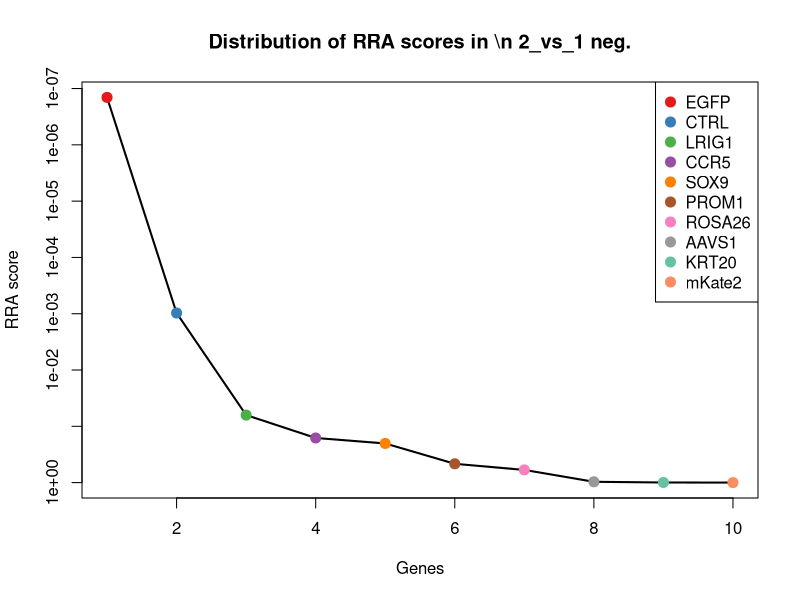
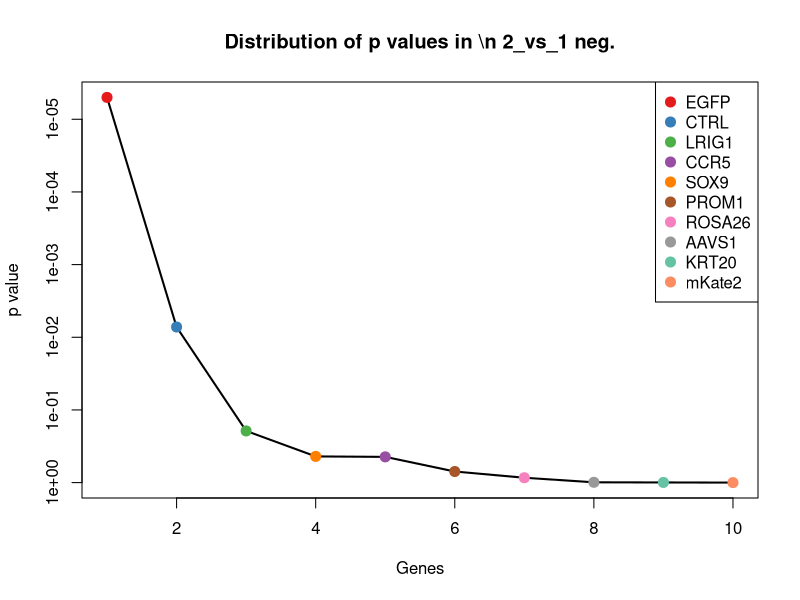
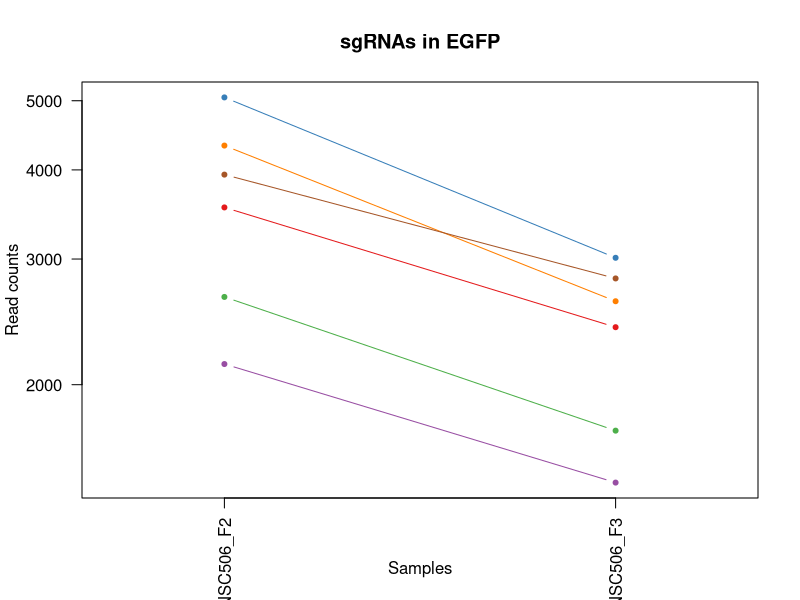
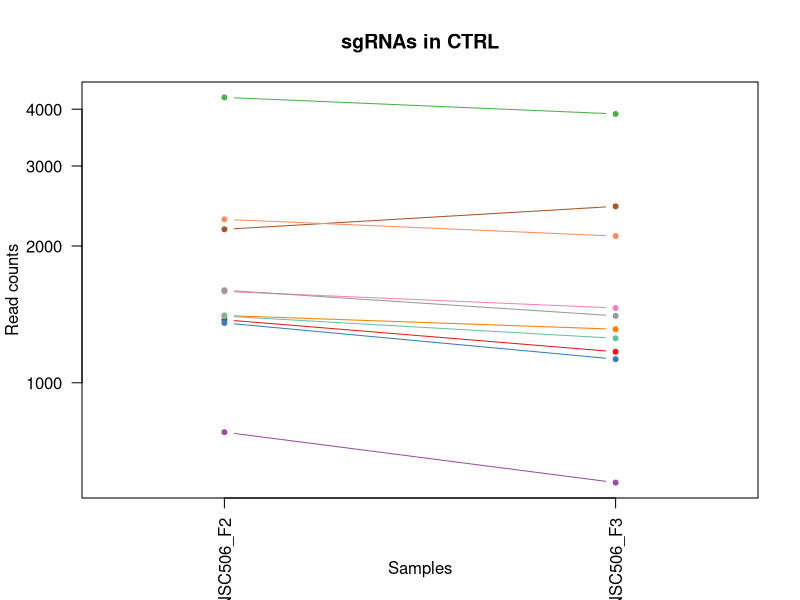
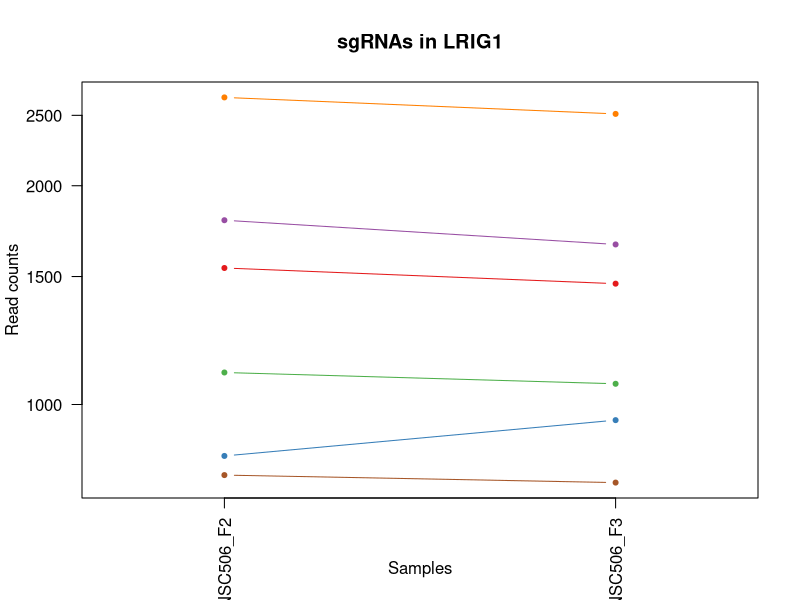
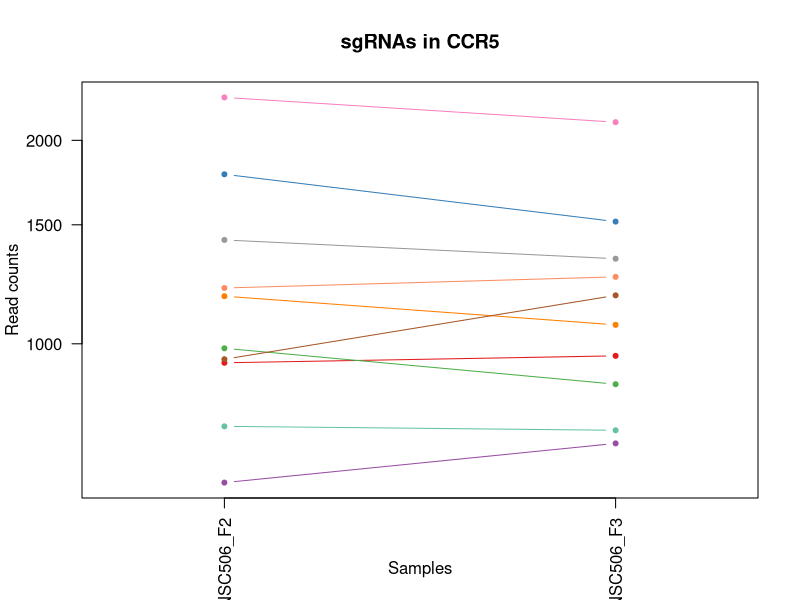
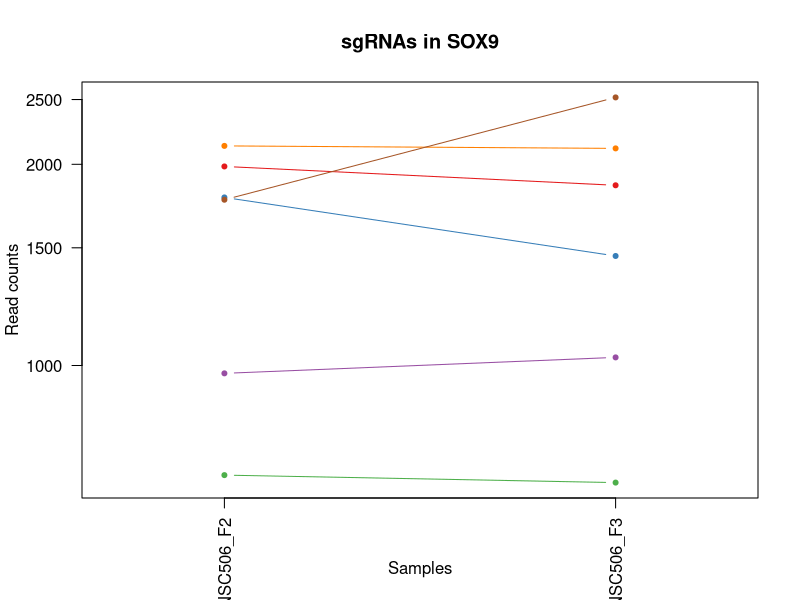
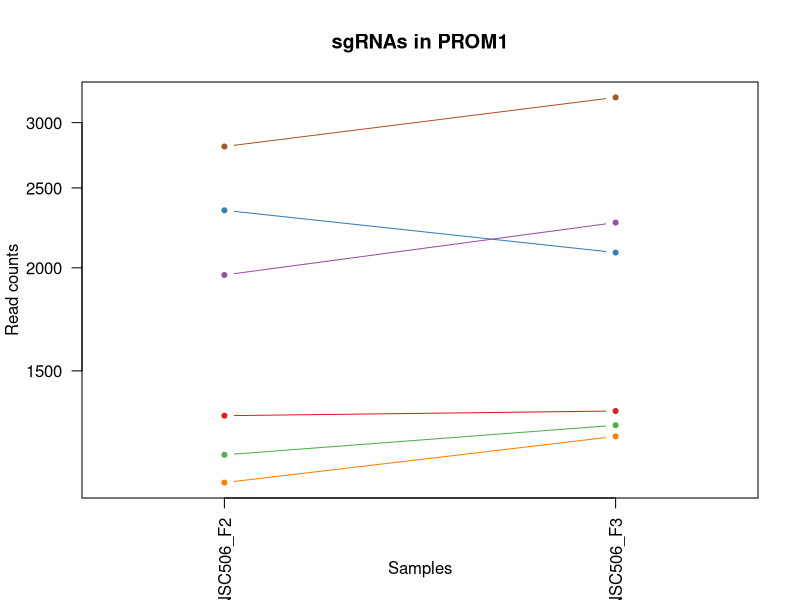

The R source for these figures, in order: (Note: this script raises an error after producing the figures.)
pdf(file='S6A_c1_t2.pdf',width=4.5,height=4.5);
gstable=read.table('S6A_c1_t2.gene_summary.txt',header=T)
# 
#
# parameters
# Do not modify the variables beginning with "__"

# gstablename='__GENE_SUMMARY_FILE__'
startindex=3
# outputfile='__OUTPUT_FILE__'
targetgenelist=c("EGFP","CTRL","LRIG1","CCR5","SOX9","PROM1","ROSA26","AAVS1","KRT20","mKate2")
# samplelabel=sub('.\\w+.\\w+$','',colnames(gstable)[startindex]);
samplelabel='2_vs_1 neg.'


# You need to write some codes in front of this code:
# gstable=read.table(gstablename,header=T)
# pdf(file=outputfile,width=6,height=6)


# set up color using RColorBrewer
#library(RColorBrewer)
#colors <- brewer.pal(length(targetgenelist), "Set1")

colors=c( "#E41A1C", "#377EB8", "#4DAF4A", "#984EA3", "#FF7F00",  "#A65628", "#F781BF",
          "#999999", "#66C2A5", "#FC8D62", "#8DA0CB", "#E78AC3", "#A6D854", "#FFD92F", "#E5C494", "#B3B3B3", 
          "#8DD3C7", "#FFFFB3", "#BEBADA", "#FB8072", "#80B1D3", "#FDB462", "#B3DE69", "#FCCDE5",
          "#D9D9D9", "#BC80BD", "#CCEBC5", "#FFED6F")

######
# function definition

plotrankedvalues<-function(val, tglist, ...){
  
  plot(val,log='y',ylim=c(max(val),min(val)),type='l',lwd=2, ...)
  if(length(tglist)>0){
    for(i in 1:length(tglist)){
      targetgene=tglist[i];
      tx=which(names(val)==targetgene);ty=val[targetgene];
      points(tx,ty,col=colors[(i %% length(colors)) ],cex=2,pch=20)
      # text(tx+50,ty,targetgene,col=colors[i])
    }
    legend('topright',tglist,pch=20,pt.cex = 2,cex=1,col=colors)
  }
}



plotrandvalues<-function(val,targetgenelist, ...){
  # choose the one with the best distance distribution
  
  mindiffvalue=0;
  randval=val;
  for(i in 1:20){
    randval0=sample(val)
    vindex=sort(which(names(randval0) %in% targetgenelist))
    if(max(vindex)>0.9*length(val)){
      # print('pass...')
      next;
    }
    mindiffind=min(diff(vindex));
    if (mindiffind > mindiffvalue){
      mindiffvalue=mindiffind;
      randval=randval0;
      # print(paste('Diff: ',mindiffvalue))
    }
  }
  plot(randval,log='y',ylim=c(max(randval),min(randval)),pch=20,col='grey', ...)
  
  if(length(targetgenelist)>0){
    for(i in 1:length(targetgenelist)){
      targetgene=targetgenelist[i];
      tx=which(names(randval)==targetgene);ty=randval[targetgene];
      points(tx,ty,col=colors[(i %% length(colors)) ],cex=2,pch=20)
      text(tx+50,ty,targetgene,col=colors[i])
    }
  }
  
}




# set.seed(1235)



pvec=gstable[,startindex]
names(pvec)=gstable[,'id']
pvec=sort(pvec);

plotrankedvalues(pvec,targetgenelist,xlab='Genes',ylab='RRA score',main=paste('Distribution of RRA scores in \\n',samplelabel))

# plotrandvalues(pvec,targetgenelist,xlab='Genes',ylab='RRA score',main=paste('Distribution of RRA scores in \\n',samplelabel))


pvec=gstable[,startindex+1]
names(pvec)=gstable[,'id']
pvec=sort(pvec);

plotrankedvalues(pvec,targetgenelist,xlab='Genes',ylab='p value',main=paste('Distribution of p values in \\n',samplelabel))

# plotrandvalues(pvec,targetgenelist,xlab='Genes',ylab='p value',main=paste('Distribution of p values in \\n',samplelabel))



# you need to write after this code:
# dev.off()






# parameters
# Do not modify the variables beginning with "__"
targetmat=list(c(3542.7102927715323,2406.8047076984267),c(5052.991296947854,3011.1207134942656),c(2653.7418690465975,1723.4627626831323),c(2136.85894547899,1457.3312908999649),c(4325.493939328928,2617.1531635619785),c(3938.4899167596327,2817.042303940602))
targetgene="EGFP"
collabel=c("S42_MNSC506_F2","S43_MNSC506_F3")

# set up color using RColorBrewer
#library(RColorBrewer)
#colors <- brewer.pal(length(targetgenelist), "Set1")

colors=c( "#E41A1C", "#377EB8", "#4DAF4A", "#984EA3", "#FF7F00",  "#A65628", "#F781BF",
          "#999999", "#66C2A5", "#FC8D62", "#8DA0CB", "#E78AC3", "#A6D854", "#FFD92F", "#E5C494", "#B3B3B3", 
          "#8DD3C7", "#FFFFB3", "#BEBADA", "#FB8072", "#80B1D3", "#FDB462", "#B3DE69", "#FCCDE5",
          "#D9D9D9", "#BC80BD", "#CCEBC5", "#FFED6F")


## code

targetmatvec=unlist(targetmat)+1
yrange=range(targetmatvec[targetmatvec>0]);
# yrange[1]=1; # set the minimum value to 1
for(i in 1:length(targetmat)){
  vali=targetmat[[i]]+1;
  if(i==1){
    plot(1:length(vali),vali,type='b',las=1,pch=20,main=paste('sgRNAs in',targetgene),ylab='Read counts',xlab='Samples',xlim=c(0.7,length(vali)+0.3),ylim = yrange,col=colors[(i %% length(colors))],xaxt='n',log='y')
    axis(1,at=1:length(vali),labels=(collabel),las=2)
    # lines(0:100,rep(1,101),col='black');
  }else{
    lines(1:length(vali),vali,type='b',pch=20,col=colors[(i %% length(colors))])
  }
}




# parameters
# Do not modify the variables beginning with "__"
targetmat=list(c(1375.1367423267257,1169.1190419819495),c(1353.1977387797133,1126.1196338772456),c(4245.6359664178035,3904.8111143731116),c(777.5182857061129,601.9917134658547),c(1404.9737871506622,1310.9008741109733),c(2175.4715917217313,2443.993384978171),c(1587.5062966618038,1459.655583229949),c(1597.1594582224893,1402.7104211453411),c(1400.5859864412598,1251.6314196963813),c(2287.7992898824336,2102.3224124705234))
targetgene="CTRL"
collabel=c("S42_MNSC506_F2","S43_MNSC506_F3")

# set up color using RColorBrewer
#library(RColorBrewer)
#colors <- brewer.pal(length(targetgenelist), "Set1")

colors=c( "#E41A1C", "#377EB8", "#4DAF4A", "#984EA3", "#FF7F00",  "#A65628", "#F781BF",
          "#999999", "#66C2A5", "#FC8D62", "#8DA0CB", "#E78AC3", "#A6D854", "#FFD92F", "#E5C494", "#B3B3B3", 
          "#8DD3C7", "#FFFFB3", "#BEBADA", "#FB8072", "#80B1D3", "#FDB462", "#B3DE69", "#FCCDE5",
          "#D9D9D9", "#BC80BD", "#CCEBC5", "#FFED6F")


## code

targetmatvec=unlist(targetmat)+1
yrange=range(targetmatvec[targetmatvec>0]);
# yrange[1]=1; # set the minimum value to 1
for(i in 1:length(targetmat)){
  vali=targetmat[[i]]+1;
  if(i==1){
    plot(1:length(vali),vali,type='b',las=1,pch=20,main=paste('sgRNAs in',targetgene),ylab='Read counts',xlab='Samples',xlim=c(0.7,length(vali)+0.3),ylim = yrange,col=colors[(i %% length(colors))],xaxt='n',log='y')
    axis(1,at=1:length(vali),labels=(collabel),las=2)
    # lines(0:100,rep(1,101),col='black');
  }else{
    lines(1:length(vali),vali,type='b',pch=20,col=colors[(i %% length(colors))])
  }
}




# parameters
# Do not modify the variables beginning with "__"
targetmat=list(c(1540.1180490002575,1465.466314054909),c(848.6006571984325,950.6355629634539),c(1105.7257787694157,1066.8501794626536),c(1791.9778097199578,1659.5447236085724),c(2644.9662676277926,2510.2357163827146),c(798.5797291112447,779.8000767096304))
targetgene="LRIG1"
collabel=c("S42_MNSC506_F2","S43_MNSC506_F3")

# set up color using RColorBrewer
#library(RColorBrewer)
#colors <- brewer.pal(length(targetgenelist), "Set1")

colors=c( "#E41A1C", "#377EB8", "#4DAF4A", "#984EA3", "#FF7F00",  "#A65628", "#F781BF",
          "#999999", "#66C2A5", "#FC8D62", "#8DA0CB", "#E78AC3", "#A6D854", "#FFD92F", "#E5C494", "#B3B3B3", 
          "#8DD3C7", "#FFFFB3", "#BEBADA", "#FB8072", "#80B1D3", "#FDB462", "#B3DE69", "#FCCDE5",
          "#D9D9D9", "#BC80BD", "#CCEBC5", "#FFED6F")


## code

targetmatvec=unlist(targetmat)+1
yrange=range(targetmatvec[targetmatvec>0]);
# yrange[1]=1; # set the minimum value to 1
for(i in 1:length(targetmat)){
  vali=targetmat[[i]]+1;
  if(i==1){
    plot(1:length(vali),vali,type='b',las=1,pch=20,main=paste('sgRNAs in',targetgene),ylab='Read counts',xlab='Samples',xlim=c(0.7,length(vali)+0.3),ylim = yrange,col=colors[(i %% length(colors))],xaxt='n',log='y')
    axis(1,at=1:length(vali),labels=(collabel),las=2)
    # lines(0:100,rep(1,101),col='black');
  }else{
    lines(1:length(vali),vali,type='b',pch=20,col=colors[(i %% length(colors))])
  }
}




# parameters
# Do not modify the variables beginning with "__"
targetmat=list(c(936.3566713864814,958.770586118398),c(1780.5695278755113,1515.4385991495649),c(983.7449190480277,870.4474775790061),c(622.1901405932664,711.2334529751025),c(1175.0530299779741,1065.6880332976618),c(947.7649532309276,1178.4162113018856),c(2314.126094138848,2126.7274819353556),c(1423.4025501301526,1335.3059435758053),c(753.8241618753397,743.7735455948784),c(1208.4003153694327,1255.1178581913573))
targetgene="CCR5"
collabel=c("S42_MNSC506_F2","S43_MNSC506_F3")

# set up color using RColorBrewer
#library(RColorBrewer)
#colors <- brewer.pal(length(targetgenelist), "Set1")

colors=c( "#E41A1C", "#377EB8", "#4DAF4A", "#984EA3", "#FF7F00",  "#A65628", "#F781BF",
          "#999999", "#66C2A5", "#FC8D62", "#8DA0CB", "#E78AC3", "#A6D854", "#FFD92F", "#E5C494", "#B3B3B3", 
          "#8DD3C7", "#FFFFB3", "#BEBADA", "#FB8072", "#80B1D3", "#FDB462", "#B3DE69", "#FCCDE5",
          "#D9D9D9", "#BC80BD", "#CCEBC5", "#FFED6F")


## code

targetmatvec=unlist(targetmat)+1
yrange=range(targetmatvec[targetmatvec>0]);
# yrange[1]=1; # set the minimum value to 1
for(i in 1:length(targetmat)){
  vali=targetmat[[i]]+1;
  if(i==1){
    plot(1:length(vali),vali,type='b',las=1,pch=20,main=paste('sgRNAs in',targetgene),ylab='Read counts',xlab='Samples',xlim=c(0.7,length(vali)+0.3),ylim = yrange,col=colors[(i %% length(colors))],xaxt='n',log='y')
    axis(1,at=1:length(vali),labels=(collabel),las=2)
    # lines(0:100,rep(1,101),col='black');
  }else{
    lines(1:length(vali),vali,type='b',pch=20,col=colors[(i %% length(colors))])
  }
}




# parameters
# Do not modify the variables beginning with "__"
targetmat=list(c(1984.1634807917847,1859.433863987196),c(1783.2022083011527,1457.3312908999649),c(684.4969106667811,667.0718987054066),c(972.3366372035814,1027.3372098529258),c(2129.838464343946,2111.6195817904595),c(1769.161246031065,2517.2085933726667))
targetgene="SOX9"
collabel=c("S42_MNSC506_F2","S43_MNSC506_F3")

# set up color using RColorBrewer
#library(RColorBrewer)
#colors <- brewer.pal(length(targetgenelist), "Set1")

colors=c( "#E41A1C", "#377EB8", "#4DAF4A", "#984EA3", "#FF7F00",  "#A65628", "#F781BF",
          "#999999", "#66C2A5", "#FC8D62", "#8DA0CB", "#E78AC3", "#A6D854", "#FFD92F", "#E5C494", "#B3B3B3", 
          "#8DD3C7", "#FFFFB3", "#BEBADA", "#FB8072", "#80B1D3", "#FDB462", "#B3DE69", "#FCCDE5",
          "#D9D9D9", "#BC80BD", "#CCEBC5", "#FFED6F")


## code

targetmatvec=unlist(targetmat)+1
yrange=range(targetmatvec[targetmatvec>0]);
# yrange[1]=1; # set the minimum value to 1
for(i in 1:length(targetmat)){
  vali=targetmat[[i]]+1;
  if(i==1){
    plot(1:length(vali),vali,type='b',las=1,pch=20,main=paste('sgRNAs in',targetgene),ylab='Read counts',xlab='Samples',xlim=c(0.7,length(vali)+0.3),ylim = yrange,col=colors[(i %% length(colors))],xaxt='n',log='y')
    axis(1,at=1:length(vali),labels=(collabel),las=2)
    # lines(0:100,rep(1,101),col='black');
  }else{
    lines(1:length(vali),vali,type='b',pch=20,col=colors[(i %% length(colors))])
  }
}




# parameters
# Do not modify the variables beginning with "__"
targetmat=list(c(1322.4831338138963,1339.954528235773),c(2347.473379530307,2086.0523661606358),c(1185.58375168054,1287.6579508111333),c(1959.591796819131,2268.509314064379),c(1096.9501773506108,1248.1449812014052),c(2805.559773591922,3217.982730862841))
targetgene="PROM1"
collabel=c("S42_MNSC506_F2","S43_MNSC506_F3")

# set up color using RColorBrewer
#library(RColorBrewer)
#colors <- brewer.pal(length(targetgenelist), "Set1")

colors=c( "#E41A1C", "#377EB8", "#4DAF4A", "#984EA3", "#FF7F00",  "#A65628", "#F781BF",
          "#999999", "#66C2A5", "#FC8D62", "#8DA0CB", "#E78AC3", "#A6D854", "#FFD92F", "#E5C494", "#B3B3B3", 
          "#8DD3C7", "#FFFFB3", "#BEBADA", "#FB8072", "#80B1D3", "#FDB462", "#B3DE69", "#FCCDE5",
          "#D9D9D9", "#BC80BD", "#CCEBC5", "#FFED6F")


## code

targetmatvec=unlist(targetmat)+1
yrange=range(targetmatvec[targetmatvec>0]);
# yrange[1]=1; # set the minimum value to 1
for(i in 1:length(targetmat)){
  vali=targetmat[[i]]+1;
  if(i==1){
    plot(1:length(vali),vali,type='b',las=1,pch=20,main=paste('sgRNAs in',targetgene),ylab='Read counts',xlab='Samples',xlim=c(0.7,length(vali)+0.3),ylim = yrange,col=colors[(i %% length(colors))],xaxt='n',log='y')
    axis(1,at=1:length(vali),labels=(collabel),las=2)
    # lines(0:100,rep(1,101),col='black');
  }else{
    lines(1:length(vali),vali,type='b',pch=20,col=colors[(i %% length(colors))])
  }
}




# parameters
# Do not modify the variables beginning with "__"
targetmat=list(c(4111.369264710089,4378.966749689846),c(1965.7347178122945,1826.8937713674202),c(1699.8339948225064,2146.4839667402193),c(1453.2395949540892,1617.7074616688606),c(1104.848218627535,1294.6308278010852),c(2062.2663334191484,1815.2723097175),c(1571.7102141079552,1675.8147699184603),c(1296.1563295574817,1173.7676266419176),c(501.086841013759,522.9657742463988),c(1214.5432363625962,1435.250513765117))
targetgene="ROSA26"
collabel=c("S42_MNSC506_F2","S43_MNSC506_F3")

# set up color using RColorBrewer
#library(RColorBrewer)
#colors <- brewer.pal(length(targetgenelist), "Set1")

colors=c( "#E41A1C", "#377EB8", "#4DAF4A", "#984EA3", "#FF7F00",  "#A65628", "#F781BF",
          "#999999", "#66C2A5", "#FC8D62", "#8DA0CB", "#E78AC3", "#A6D854", "#FFD92F", "#E5C494", "#B3B3B3", 
          "#8DD3C7", "#FFFFB3", "#BEBADA", "#FB8072", "#80B1D3", "#FDB462", "#B3DE69", "#FCCDE5",
          "#D9D9D9", "#BC80BD", "#CCEBC5", "#FFED6F")


## code

targetmatvec=unlist(targetmat)+1
yrange=range(targetmatvec[targetmatvec>0]);
# yrange[1]=1; # set the minimum value to 1
for(i in 1:length(targetmat)){
  vali=targetmat[[i]]+1;
  if(i==1){
    plot(1:length(vali),vali,type='b',las=1,pch=20,main=paste('sgRNAs in',targetgene),ylab='Read counts',xlab='Samples',xlim=c(0.7,length(vali)+0.3),ylim = yrange,col=colors[(i %% length(colors))],xaxt='n',log='y')
    axis(1,at=1:length(vali),labels=(collabel),las=2)
    # lines(0:100,rep(1,101),col='black');
  }else{
    lines(1:length(vali),vali,type='b',pch=20,col=colors[(i %% length(colors))])
  }
}




# parameters
# Do not modify the variables beginning with "__"
targetmat=list(c(1482.1990796361451,1690.9226700633565),c(1577.8531351011184,1482.8985065297888),c(1040.7863282702594,1150.5247033420776),c(635.3535427214738,743.7735455948784),c(1181.1959509711376,1224.9020579015653),c(445.8005520752882,488.10138929663896),c(902.1318258531422,958.770586118398),c(1772.6714865985869,2146.4839667402193),c(452.82103321033213,550.8572822062068),c(800.3348493950056,757.7192995747824))
targetgene="AAVS1"
collabel=c("S42_MNSC506_F2","S43_MNSC506_F3")

# set up color using RColorBrewer
#library(RColorBrewer)
#colors <- brewer.pal(length(targetgenelist), "Set1")

colors=c( "#E41A1C", "#377EB8", "#4DAF4A", "#984EA3", "#FF7F00",  "#A65628", "#F781BF",
          "#999999", "#66C2A5", "#FC8D62", "#8DA0CB", "#E78AC3", "#A6D854", "#FFD92F", "#E5C494", "#B3B3B3", 
          "#8DD3C7", "#FFFFB3", "#BEBADA", "#FB8072", "#80B1D3", "#FDB462", "#B3DE69", "#FCCDE5",
          "#D9D9D9", "#BC80BD", "#CCEBC5", "#FFED6F")


## code

targetmatvec=unlist(targetmat)+1
yrange=range(targetmatvec[targetmatvec>0]);
# yrange[1]=1; # set the minimum value to 1
for(i in 1:length(targetmat)){
  vali=targetmat[[i]]+1;
  if(i==1){
    plot(1:length(vali),vali,type='b',las=1,pch=20,main=paste('sgRNAs in',targetgene),ylab='Read counts',xlab='Samples',xlim=c(0.7,length(vali)+0.3),ylim = yrange,col=colors[(i %% length(colors))],xaxt='n',log='y')
    axis(1,at=1:length(vali),labels=(collabel),las=2)
    # lines(0:100,rep(1,101),col='black');
  }else{
    lines(1:length(vali),vali,type='b',pch=20,col=colors[(i %% length(colors))])
  }
}




# parameters
# Do not modify the variables beginning with "__"
targetmat=list(c(991.6429603249521,1403.872567310333),c(1438.3210725421209,1886.163225782012),c(1301.4216904087646,1394.575397990397),c(627.4555014445493,744.9356917598705),c(2087.7155775336823,2735.692072391162),c(900.3767055693813,1228.3884963965413))
targetgene="KRT20"
collabel=c("S42_MNSC506_F2","S43_MNSC506_F3")

# set up color using RColorBrewer
#library(RColorBrewer)
#colors <- brewer.pal(length(targetgenelist), "Set1")

colors=c( "#E41A1C", "#377EB8", "#4DAF4A", "#984EA3", "#FF7F00",  "#A65628", "#F781BF",
          "#999999", "#66C2A5", "#FC8D62", "#8DA0CB", "#E78AC3", "#A6D854", "#FFD92F", "#E5C494", "#B3B3B3", 
          "#8DD3C7", "#FFFFB3", "#BEBADA", "#FB8072", "#80B1D3", "#FDB462", "#B3DE69", "#FCCDE5",
          "#D9D9D9", "#BC80BD", "#CCEBC5", "#FFED6F")


## code

targetmatvec=unlist(targetmat)+1
yrange=range(targetmatvec[targetmatvec>0]);
# yrange[1]=1; # set the minimum value to 1
for(i in 1:length(targetmat)){
  vali=targetmat[[i]]+1;
  if(i==1){
    plot(1:length(vali),vali,type='b',las=1,pch=20,main=paste('sgRNAs in',targetgene),ylab='Read counts',xlab='Samples',xlim=c(0.7,length(vali)+0.3),ylim = yrange,col=colors[(i %% length(colors))],xaxt='n',log='y')
    axis(1,at=1:length(vali),labels=(collabel),las=2)
    # lines(0:100,rep(1,101),col='black');
  }else{
    lines(1:length(vali),vali,type='b',pch=20,col=colors[(i %% length(colors))])
  }
}




# parameters
# Do not modify the variables beginning with "__"
targetmat=list(c(1039.908768128379,1805.9751403975642),c(1198.7471538087475,2306.8601375091152),c(1187.338871964301,2050.0258350458835),c(958.2956749334935,1284.1715123161573),c(847.723097056552,1635.1396541437405),c(2092.103378243085,3068.0658755788736))
targetgene="mKate2"
collabel=c("S42_MNSC506_F2","S43_MNSC506_F3")

# set up color using RColorBrewer
#library(RColorBrewer)
#colors <- brewer.pal(length(targetgenelist), "Set1")

colors=c( "#E41A1C", "#377EB8", "#4DAF4A", "#984EA3", "#FF7F00",  "#A65628", "#F781BF",
          "#999999", "#66C2A5", "#FC8D62", "#8DA0CB", "#E78AC3", "#A6D854", "#FFD92F", "#E5C494", "#B3B3B3", 
          "#8DD3C7", "#FFFFB3", "#BEBADA", "#FB8072", "#80B1D3", "#FDB462", "#B3DE69", "#FCCDE5",
          "#D9D9D9", "#BC80BD", "#CCEBC5", "#FFED6F")


## code

targetmatvec=unlist(targetmat)+1
yrange=range(targetmatvec[targetmatvec>0]);
# yrange[1]=1; # set the minimum value to 1
for(i in 1:length(targetmat)){
  vali=targetmat[[i]]+1;
  if(i==1){
    plot(1:length(vali),vali,type='b',las=1,pch=20,main=paste('sgRNAs in',targetgene),ylab='Read counts',xlab='Samples',xlim=c(0.7,length(vali)+0.3),ylim = yrange,col=colors[(i %% length(colors))],xaxt='n',log='y')
    axis(1,at=1:length(vali),labels=(collabel),las=2)
    # lines(0:100,rep(1,101),col='black');
  }else{
    lines(1:length(vali),vali,type='b',pch=20,col=colors[(i %% length(colors))])
  }
}



# 
#
# parameters
# Do not modify the variables beginning with "__"

# gstablename='__GENE_SUMMARY_FILE__'
startindex=9
# outputfile='__OUTPUT_FILE__'
targetgenelist=c("mKate2","KRT20","SOX9","AAVS1","CCR5","PROM1","LRIG1","ROSA26","CTRL","EGFP")
# samplelabel=sub('.\\w+.\\w+$','',colnames(gstable)[startindex]);
samplelabel='2_vs_1 pos.'


# You need to write some codes in front of this code:
# gstable=read.table(gstablename,header=T)
# pdf(file=outputfile,width=6,height=6)


# set up color using RColorBrewer
#library(RColorBrewer)
#colors <- brewer.pal(length(targetgenelist), "Set1")

colors=c( "#E41A1C", "#377EB8", "#4DAF4A", "#984EA3", "#FF7F00",  "#A65628", "#F781BF",
          "#999999", "#66C2A5", "#FC8D62", "#8DA0CB", "#E78AC3", "#A6D854", "#FFD92F", "#E5C494", "#B3B3B3", 
          "#8DD3C7", "#FFFFB3", "#BEBADA", "#FB8072", "#80B1D3", "#FDB462", "#B3DE69", "#FCCDE5",
          "#D9D9D9", "#BC80BD", "#CCEBC5", "#FFED6F")

######
# function definition

plotrankedvalues<-function(val, tglist, ...){
  
  plot(val,log='y',ylim=c(max(val),min(val)),type='l',lwd=2, ...)
  if(length(tglist)>0){
    for(i in 1:length(tglist)){
      targetgene=tglist[i];
      tx=which(names(val)==targetgene);ty=val[targetgene];
      points(tx,ty,col=colors[(i %% length(colors)) ],cex=2,pch=20)
      # text(tx+50,ty,targetgene,col=colors[i])
    }
    legend('topright',tglist,pch=20,pt.cex = 2,cex=1,col=colors)
  }
}



plotrandvalues<-function(val,targetgenelist, ...){
  # choose the one with the best distance distribution
  
  mindiffvalue=0;
  randval=val;
  for(i in 1:20){
    randval0=sample(val)
    vindex=sort(which(names(randval0) %in% targetgenelist))
    if(max(vindex)>0.9*length(val)){
      # print('pass...')
      next;
    }
    mindiffind=min(diff(vindex));
    if (mindiffind > mindiffvalue){
      mindiffvalue=mindiffind;
      randval=randval0;
      # print(paste('Diff: ',mindiffvalue))
    }
  }
  plot(randval,log='y',ylim=c(max(randval),min(randval)),pch=20,col='grey', ...)
  
  if(length(targetgenelist)>0){
    for(i in 1:length(targetgenelist)){
      targetgene=targetgenelist[i];
      tx=which(names(randval)==targetgene);ty=randval[targetgene];
      points(tx,ty,col=colors[(i %% length(colors)) ],cex=2,pch=20)
      text(tx+50,ty,targetgene,col=colors[i])
    }
  }
  
}




# set.seed(1235)



pvec=gstable[,startindex]
names(pvec)=gstable[,'id']
pvec=sort(pvec);

plotrankedvalues(pvec,targetgenelist,xlab='Genes',ylab='RRA score',main=paste('Distribution of RRA scores in \\n',samplelabel))

# plotrandvalues(pvec,targetgenelist,xlab='Genes',ylab='RRA score',main=paste('Distribution of RRA scores in \\n',samplelabel))


pvec=gstable[,startindex+1]
names(pvec)=gstable[,'id']
pvec=sort(pvec);

plotrankedvalues(pvec,targetgenelist,xlab='Genes',ylab='p value',main=paste('Distribution of p values in \\n',samplelabel))

# plotrandvalues(pvec,targetgenelist,xlab='Genes',ylab='p value',main=paste('Distribution of p values in \\n',samplelabel))



# you need to write after this code:
# dev.off()






# parameters
# Do not modify the variables beginning with "__"
targetmat=list(c(1039.908768128379,1805.9751403975642),c(1198.7471538087475,2306.8601375091152),c(1187.338871964301,2050.0258350458835),c(958.2956749334935,1284.1715123161573),c(847.723097056552,1635.1396541437405),c(2092.103378243085,3068.0658755788736))
targetgene="mKate2"
collabel=c("S42_MNSC506_F2","S43_MNSC506_F3")

# set up color using RColorBrewer
#library(RColorBrewer)
#colors <- brewer.pal(length(targetgenelist), "Set1")

colors=c( "#E41A1C", "#377EB8", "#4DAF4A", "#984EA3", "#FF7F00",  "#A65628", "#F781BF",
          "#999999", "#66C2A5", "#FC8D62", "#8DA0CB", "#E78AC3", "#A6D854", "#FFD92F", "#E5C494", "#B3B3B3", 
          "#8DD3C7", "#FFFFB3", "#BEBADA", "#FB8072", "#80B1D3", "#FDB462", "#B3DE69", "#FCCDE5",
          "#D9D9D9", "#BC80BD", "#CCEBC5", "#FFED6F")


## code

targetmatvec=unlist(targetmat)+1
yrange=range(targetmatvec[targetmatvec>0]);
# yrange[1]=1; # set the minimum value to 1
for(i in 1:length(targetmat)){
  vali=targetmat[[i]]+1;
  if(i==1){
    plot(1:length(vali),vali,type='b',las=1,pch=20,main=paste('sgRNAs in',targetgene),ylab='Read counts',xlab='Samples',xlim=c(0.7,length(vali)+0.3),ylim = yrange,col=colors[(i %% length(colors))],xaxt='n',log='y')
    axis(1,at=1:length(vali),labels=(collabel),las=2)
    # lines(0:100,rep(1,101),col='black');
  }else{
    lines(1:length(vali),vali,type='b',pch=20,col=colors[(i %% length(colors))])
  }
}




# parameters
# Do not modify the variables beginning with "__"
targetmat=list(c(991.6429603249521,1403.872567310333),c(1438.3210725421209,1886.163225782012),c(1301.4216904087646,1394.575397990397),c(627.4555014445493,744.9356917598705),c(2087.7155775336823,2735.692072391162),c(900.3767055693813,1228.3884963965413))
targetgene="KRT20"
collabel=c("S42_MNSC506_F2","S43_MNSC506_F3")

# set up color using RColorBrewer
#library(RColorBrewer)
#colors <- brewer.pal(length(targetgenelist), "Set1")

colors=c( "#E41A1C", "#377EB8", "#4DAF4A", "#984EA3", "#FF7F00",  "#A65628", "#F781BF",
          "#999999", "#66C2A5", "#FC8D62", "#8DA0CB", "#E78AC3", "#A6D854", "#FFD92F", "#E5C494", "#B3B3B3", 
          "#8DD3C7", "#FFFFB3", "#BEBADA", "#FB8072", "#80B1D3", "#FDB462", "#B3DE69", "#FCCDE5",
          "#D9D9D9", "#BC80BD", "#CCEBC5", "#FFED6F")


## code

targetmatvec=unlist(targetmat)+1
yrange=range(targetmatvec[targetmatvec>0]);
# yrange[1]=1; # set the minimum value to 1
for(i in 1:length(targetmat)){
  vali=targetmat[[i]]+1;
  if(i==1){
    plot(1:length(vali),vali,type='b',las=1,pch=20,main=paste('sgRNAs in',targetgene),ylab='Read counts',xlab='Samples',xlim=c(0.7,length(vali)+0.3),ylim = yrange,col=colors[(i %% length(colors))],xaxt='n',log='y')
    axis(1,at=1:length(vali),labels=(collabel),las=2)
    # lines(0:100,rep(1,101),col='black');
  }else{
    lines(1:length(vali),vali,type='b',pch=20,col=colors[(i %% length(colors))])
  }
}




# parameters
# Do not modify the variables beginning with "__"
targetmat=list(c(1984.1634807917847,1859.433863987196),c(1783.2022083011527,1457.3312908999649),c(684.4969106667811,667.0718987054066),c(972.3366372035814,1027.3372098529258),c(2129.838464343946,2111.6195817904595),c(1769.161246031065,2517.2085933726667))
targetgene="SOX9"
collabel=c("S42_MNSC506_F2","S43_MNSC506_F3")

# set up color using RColorBrewer
#library(RColorBrewer)
#colors <- brewer.pal(length(targetgenelist), "Set1")

colors=c( "#E41A1C", "#377EB8", "#4DAF4A", "#984EA3", "#FF7F00",  "#A65628", "#F781BF",
          "#999999", "#66C2A5", "#FC8D62", "#8DA0CB", "#E78AC3", "#A6D854", "#FFD92F", "#E5C494", "#B3B3B3", 
          "#8DD3C7", "#FFFFB3", "#BEBADA", "#FB8072", "#80B1D3", "#FDB462", "#B3DE69", "#FCCDE5",
          "#D9D9D9", "#BC80BD", "#CCEBC5", "#FFED6F")


## code

targetmatvec=unlist(targetmat)+1
yrange=range(targetmatvec[targetmatvec>0]);
# yrange[1]=1; # set the minimum value to 1
for(i in 1:length(targetmat)){
  vali=targetmat[[i]]+1;
  if(i==1){
    plot(1:length(vali),vali,type='b',las=1,pch=20,main=paste('sgRNAs in',targetgene),ylab='Read counts',xlab='Samples',xlim=c(0.7,length(vali)+0.3),ylim = yrange,col=colors[(i %% length(colors))],xaxt='n',log='y')
    axis(1,at=1:length(vali),labels=(collabel),las=2)
    # lines(0:100,rep(1,101),col='black');
  }else{
    lines(1:length(vali),vali,type='b',pch=20,col=colors[(i %% length(colors))])
  }
}




# parameters
# Do not modify the variables beginning with "__"
targetmat=list(c(1482.1990796361451,1690.9226700633565),c(1577.8531351011184,1482.8985065297888),c(1040.7863282702594,1150.5247033420776),c(635.3535427214738,743.7735455948784),c(1181.1959509711376,1224.9020579015653),c(445.8005520752882,488.10138929663896),c(902.1318258531422,958.770586118398),c(1772.6714865985869,2146.4839667402193),c(452.82103321033213,550.8572822062068),c(800.3348493950056,757.7192995747824))
targetgene="AAVS1"
collabel=c("S42_MNSC506_F2","S43_MNSC506_F3")

# set up color using RColorBrewer
#library(RColorBrewer)
#colors <- brewer.pal(length(targetgenelist), "Set1")

colors=c( "#E41A1C", "#377EB8", "#4DAF4A", "#984EA3", "#FF7F00",  "#A65628", "#F781BF",
          "#999999", "#66C2A5", "#FC8D62", "#8DA0CB", "#E78AC3", "#A6D854", "#FFD92F", "#E5C494", "#B3B3B3", 
          "#8DD3C7", "#FFFFB3", "#BEBADA", "#FB8072", "#80B1D3", "#FDB462", "#B3DE69", "#FCCDE5",
          "#D9D9D9", "#BC80BD", "#CCEBC5", "#FFED6F")


## code

targetmatvec=unlist(targetmat)+1
yrange=range(targetmatvec[targetmatvec>0]);
# yrange[1]=1; # set the minimum value to 1
for(i in 1:length(targetmat)){
  vali=targetmat[[i]]+1;
  if(i==1){
    plot(1:length(vali),vali,type='b',las=1,pch=20,main=paste('sgRNAs in',targetgene),ylab='Read counts',xlab='Samples',xlim=c(0.7,length(vali)+0.3),ylim = yrange,col=colors[(i %% length(colors))],xaxt='n',log='y')
    axis(1,at=1:length(vali),labels=(collabel),las=2)
    # lines(0:100,rep(1,101),col='black');
  }else{
    lines(1:length(vali),vali,type='b',pch=20,col=colors[(i %% length(colors))])
  }
}




# parameters
# Do not modify the variables beginning with "__"
targetmat=list(c(936.3566713864814,958.770586118398),c(1780.5695278755113,1515.4385991495649),c(983.7449190480277,870.4474775790061),c(622.1901405932664,711.2334529751025),c(1175.0530299779741,1065.6880332976618),c(947.7649532309276,1178.4162113018856),c(2314.126094138848,2126.7274819353556),c(1423.4025501301526,1335.3059435758053),c(753.8241618753397,743.7735455948784),c(1208.4003153694327,1255.1178581913573))
targetgene="CCR5"
collabel=c("S42_MNSC506_F2","S43_MNSC506_F3")

# set up color using RColorBrewer
#library(RColorBrewer)
#colors <- brewer.pal(length(targetgenelist), "Set1")

colors=c( "#E41A1C", "#377EB8", "#4DAF4A", "#984EA3", "#FF7F00",  "#A65628", "#F781BF",
          "#999999", "#66C2A5", "#FC8D62", "#8DA0CB", "#E78AC3", "#A6D854", "#FFD92F", "#E5C494", "#B3B3B3", 
          "#8DD3C7", "#FFFFB3", "#BEBADA", "#FB8072", "#80B1D3", "#FDB462", "#B3DE69", "#FCCDE5",
          "#D9D9D9", "#BC80BD", "#CCEBC5", "#FFED6F")


## code

targetmatvec=unlist(targetmat)+1
yrange=range(targetmatvec[targetmatvec>0]);
# yrange[1]=1; # set the minimum value to 1
for(i in 1:length(targetmat)){
  vali=targetmat[[i]]+1;
  if(i==1){
    plot(1:length(vali),vali,type='b',las=1,pch=20,main=paste('sgRNAs in',targetgene),ylab='Read counts',xlab='Samples',xlim=c(0.7,length(vali)+0.3),ylim = yrange,col=colors[(i %% length(colors))],xaxt='n',log='y')
    axis(1,at=1:length(vali),labels=(collabel),las=2)
    # lines(0:100,rep(1,101),col='black');
  }else{
    lines(1:length(vali),vali,type='b',pch=20,col=colors[(i %% length(colors))])
  }
}




# parameters
# Do not modify the variables beginning with "__"
targetmat=list(c(1322.4831338138963,1339.954528235773),c(2347.473379530307,2086.0523661606358),c(1185.58375168054,1287.6579508111333),c(1959.591796819131,2268.509314064379),c(1096.9501773506108,1248.1449812014052),c(2805.559773591922,3217.982730862841))
targetgene="PROM1"
collabel=c("S42_MNSC506_F2","S43_MNSC506_F3")

# set up color using RColorBrewer
#library(RColorBrewer)
#colors <- brewer.pal(length(targetgenelist), "Set1")

colors=c( "#E41A1C", "#377EB8", "#4DAF4A", "#984EA3", "#FF7F00",  "#A65628", "#F781BF",
          "#999999", "#66C2A5", "#FC8D62", "#8DA0CB", "#E78AC3", "#A6D854", "#FFD92F", "#E5C494", "#B3B3B3", 
          "#8DD3C7", "#FFFFB3", "#BEBADA", "#FB8072", "#80B1D3", "#FDB462", "#B3DE69", "#FCCDE5",
          "#D9D9D9", "#BC80BD", "#CCEBC5", "#FFED6F")


## code

targetmatvec=unlist(targetmat)+1
yrange=range(targetmatvec[targetmatvec>0]);
# yrange[1]=1; # set the minimum value to 1
for(i in 1:length(targetmat)){
  vali=targetmat[[i]]+1;
  if(i==1){
    plot(1:length(vali),vali,type='b',las=1,pch=20,main=paste('sgRNAs in',targetgene),ylab='Read counts',xlab='Samples',xlim=c(0.7,length(vali)+0.3),ylim = yrange,col=colors[(i %% length(colors))],xaxt='n',log='y')
    axis(1,at=1:length(vali),labels=(collabel),las=2)
    # lines(0:100,rep(1,101),col='black');
  }else{
    lines(1:length(vali),vali,type='b',pch=20,col=colors[(i %% length(colors))])
  }
}




# parameters
# Do not modify the variables beginning with "__"
targetmat=list(c(1540.1180490002575,1465.466314054909),c(848.6006571984325,950.6355629634539),c(1105.7257787694157,1066.8501794626536),c(1791.9778097199578,1659.5447236085724),c(2644.9662676277926,2510.2357163827146),c(798.5797291112447,779.8000767096304))
targetgene="LRIG1"
collabel=c("S42_MNSC506_F2","S43_MNSC506_F3")

# set up color using RColorBrewer
#library(RColorBrewer)
#colors <- brewer.pal(length(targetgenelist), "Set1")

colors=c( "#E41A1C", "#377EB8", "#4DAF4A", "#984EA3", "#FF7F00",  "#A65628", "#F781BF",
          "#999999", "#66C2A5", "#FC8D62", "#8DA0CB", "#E78AC3", "#A6D854", "#FFD92F", "#E5C494", "#B3B3B3", 
          "#8DD3C7", "#FFFFB3", "#BEBADA", "#FB8072", "#80B1D3", "#FDB462", "#B3DE69", "#FCCDE5",
          "#D9D9D9", "#BC80BD", "#CCEBC5", "#FFED6F")


## code

targetmatvec=unlist(targetmat)+1
yrange=range(targetmatvec[targetmatvec>0]);
# yrange[1]=1; # set the minimum value to 1
for(i in 1:length(targetmat)){
  vali=targetmat[[i]]+1;
  if(i==1){
    plot(1:length(vali),vali,type='b',las=1,pch=20,main=paste('sgRNAs in',targetgene),ylab='Read counts',xlab='Samples',xlim=c(0.7,length(vali)+0.3),ylim = yrange,col=colors[(i %% length(colors))],xaxt='n',log='y')
    axis(1,at=1:length(vali),labels=(collabel),las=2)
    # lines(0:100,rep(1,101),col='black');
  }else{
    lines(1:length(vali),vali,type='b',pch=20,col=colors[(i %% length(colors))])
  }
}




# parameters
# Do not modify the variables beginning with "__"
targetmat=list(c(4111.369264710089,4378.966749689846),c(1965.7347178122945,1826.8937713674202),c(1699.8339948225064,2146.4839667402193),c(1453.2395949540892,1617.7074616688606),c(1104.848218627535,1294.6308278010852),c(2062.2663334191484,1815.2723097175),c(1571.7102141079552,1675.8147699184603),c(1296.1563295574817,1173.7676266419176),c(501.086841013759,522.9657742463988),c(1214.5432363625962,1435.250513765117))
targetgene="ROSA26"
collabel=c("S42_MNSC506_F2","S43_MNSC506_F3")

# set up color using RColorBrewer
#library(RColorBrewer)
#colors <- brewer.pal(length(targetgenelist), "Set1")

colors=c( "#E41A1C", "#377EB8", "#4DAF4A", "#984EA3", "#FF7F00",  "#A65628", "#F781BF",
          "#999999", "#66C2A5", "#FC8D62", "#8DA0CB", "#E78AC3", "#A6D854", "#FFD92F", "#E5C494", "#B3B3B3", 
          "#8DD3C7", "#FFFFB3", "#BEBADA", "#FB8072", "#80B1D3", "#FDB462", "#B3DE69", "#FCCDE5",
          "#D9D9D9", "#BC80BD", "#CCEBC5", "#FFED6F")


## code

targetmatvec=unlist(targetmat)+1
yrange=range(targetmatvec[targetmatvec>0]);
# yrange[1]=1; # set the minimum value to 1
for(i in 1:length(targetmat)){
  vali=targetmat[[i]]+1;
  if(i==1){
    plot(1:length(vali),vali,type='b',las=1,pch=20,main=paste('sgRNAs in',targetgene),ylab='Read counts',xlab='Samples',xlim=c(0.7,length(vali)+0.3),ylim = yrange,col=colors[(i %% length(colors))],xaxt='n',log='y')
    axis(1,at=1:length(vali),labels=(collabel),las=2)
    # lines(0:100,rep(1,101),col='black');
  }else{
    lines(1:length(vali),vali,type='b',pch=20,col=colors[(i %% length(colors))])
  }
}




# parameters
# Do not modify the variables beginning with "__"
targetmat=list(c(1375.1367423267257,1169.1190419819495),c(1353.1977387797133,1126.1196338772456),c(4245.6359664178035,3904.8111143731116),c(777.5182857061129,601.9917134658547),c(1404.9737871506622,1310.9008741109733),c(2175.4715917217313,2443.993384978171),c(1587.5062966618038,1459.655583229949),c(1597.1594582224893,1402.7104211453411),c(1400.5859864412598,1251.6314196963813),c(2287.7992898824336,2102.3224124705234))
targetgene="CTRL"
collabel=c("S42_MNSC506_F2","S43_MNSC506_F3")

# set up color using RColorBrewer
#library(RColorBrewer)
#colors <- brewer.pal(length(targetgenelist), "Set1")

colors=c( "#E41A1C", "#377EB8", "#4DAF4A", "#984EA3", "#FF7F00",  "#A65628", "#F781BF",
          "#999999", "#66C2A5", "#FC8D62", "#8DA0CB", "#E78AC3", "#A6D854", "#FFD92F", "#E5C494", "#B3B3B3", 
          "#8DD3C7", "#FFFFB3", "#BEBADA", "#FB8072", "#80B1D3", "#FDB462", "#B3DE69", "#FCCDE5",
          "#D9D9D9", "#BC80BD", "#CCEBC5", "#FFED6F")


## code

targetmatvec=unlist(targetmat)+1
yrange=range(targetmatvec[targetmatvec>0]);
# yrange[1]=1; # set the minimum value to 1
for(i in 1:length(targetmat)){
  vali=targetmat[[i]]+1;
  if(i==1){
    plot(1:length(vali),vali,type='b',las=1,pch=20,main=paste('sgRNAs in',targetgene),ylab='Read counts',xlab='Samples',xlim=c(0.7,length(vali)+0.3),ylim = yrange,col=colors[(i %% length(colors))],xaxt='n',log='y')
    axis(1,at=1:length(vali),labels=(collabel),las=2)
    # lines(0:100,rep(1,101),col='black');
  }else{
    lines(1:length(vali),vali,type='b',pch=20,col=colors[(i %% length(colors))])
  }
}




# parameters
# Do not modify the variables beginning with "__"
targetmat=list(c(3542.7102927715323,2406.8047076984267),c(5052.991296947854,3011.1207134942656),c(2653.7418690465975,1723.4627626831323),c(2136.85894547899,1457.3312908999649),c(4325.493939328928,2617.1531635619785),c(3938.4899167596327,2817.042303940602))
targetgene="EGFP"
collabel=c("S42_MNSC506_F2","S43_MNSC506_F3")

# set up color using RColorBrewer
#library(RColorBrewer)
#colors <- brewer.pal(length(targetgenelist), "Set1")

colors=c( "#E41A1C", "#377EB8", "#4DAF4A", "#984EA3", "#FF7F00",  "#A65628", "#F781BF",
          "#999999", "#66C2A5", "#FC8D62", "#8DA0CB", "#E78AC3", "#A6D854", "#FFD92F", "#E5C494", "#B3B3B3", 
          "#8DD3C7", "#FFFFB3", "#BEBADA", "#FB8072", "#80B1D3", "#FDB462", "#B3DE69", "#FCCDE5",
          "#D9D9D9", "#BC80BD", "#CCEBC5", "#FFED6F")


## code

targetmatvec=unlist(targetmat)+1
yrange=range(targetmatvec[targetmatvec>0]);
# yrange[1]=1; # set the minimum value to 1
for(i in 1:length(targetmat)){
  vali=targetmat[[i]]+1;
  if(i==1){
    plot(1:length(vali),vali,type='b',las=1,pch=20,main=paste('sgRNAs in',targetgene),ylab='Read counts',xlab='Samples',xlim=c(0.7,length(vali)+0.3),ylim = yrange,col=colors[(i %% length(colors))],xaxt='n',log='y')
    axis(1,at=1:length(vali),labels=(collabel),las=2)
    # lines(0:100,rep(1,101),col='black');
  }else{
    lines(1:length(vali),vali,type='b',pch=20,col=colors[(i %% length(colors))])
  }
}



dev.off()
Sweave("S6A_c1_t2_summary.Rnw");
library(tools);

texi2dvi("S6A_c1_t2_summary.tex",pdf=TRUE);
